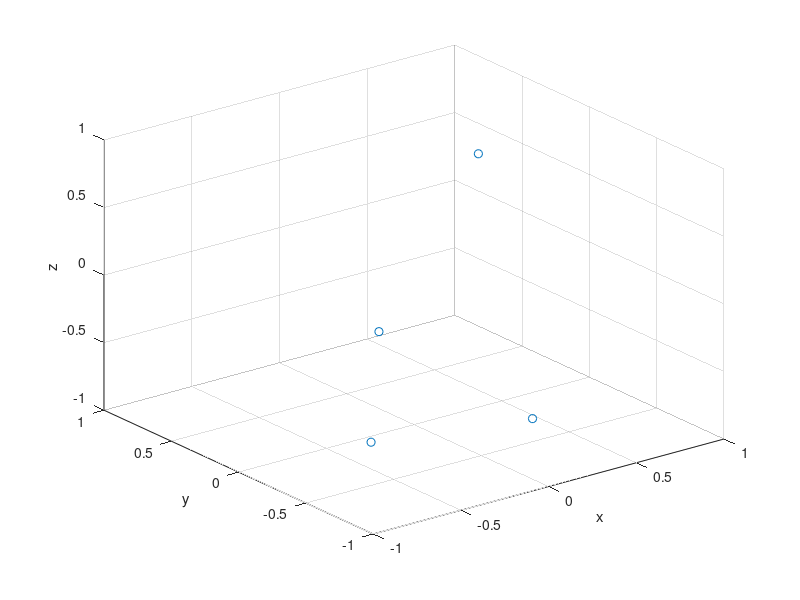

Here is the MATLAB script that generated this plot:

alpha=[10,95,185,275];
beta=[120,105,60,70];

for i=1:4
x(i)=cos(alpha(i)).*sin(beta(i));
y(i)=sin(alpha(i)).*sin(beta(i));
z(i)=-cos(beta(i));
end

figure;
quiver3(0,0,0,0,0,1,'k','LineWidth',1.5);
scatter3(x,y,z);
xlabel('x');ylabel('y');zlabel('z');
xlim([0-1 1]);ylim([0-1 1]);zlim([0-1 1]);